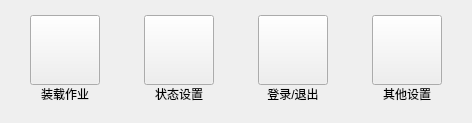
       <widget class="QWidget" name="controlMainPage">
        <layout class="QGridLayout" name="gridLayout_3">
         <property name="leftMargin">
          <number>30</number>
         </property>
         <property name="topMargin">
          <number>15</number>
         </property>
         <property name="rightMargin">
          <number>30</number>
         </property>
         <property name="bottomMargin">
          <number>20</number>
         </property>
         <property name="horizontalSpacing">
          <number>44</number>
         </property>
         <item row="0" column="0">
          <layout class="QVBoxLayout" name="verticalLayout_5">
           <property name="spacing">
            <number>0</number>
           </property>
           <item>
            <widget class="QPushButton" name="loadWorkSetBtn">
             <property name="minimumSize">
              <size>
               <width>70</width>
               <height>70</height>
              </size>
             </property>
             <property name="maximumSize">
              <size>
               <width>70</width>
               <height>70</height>
              </size>
             </property>
             <property name="text">
              <string/>
             </property>
             <property name="autoRepeatDelay">
              <number>500</number>
             </property>
             <property name="autoRepeatInterval">
              <number>200</number>
             </property>
            </widget>
           </item>
           <item>
            <widget class="QLabel" name="loadWorkSetBtnLabel">
             <property name="maximumSize">
              <size>
               <width>70</width>
               <height>16777215</height>
              </size>
             </property>
             <property name="text">
              <string>装载作业</string>
             </property>
             <property name="alignment">
              <set>Qt::AlignCenter</set>
             </property>
            </widget>
           </item>
          </layout>
         </item>
         <item row="0" column="1">
          <layout class="QVBoxLayout" name="verticalLayout_6">
           <property name="spacing">
            <number>0</number>
           </property>
           <item>
            <widget class="QPushButton" name="stateSetBtn">
             <property name="minimumSize">
              <size>
               <width>70</width>
               <height>70</height>
              </size>
             </property>
             <property name="maximumSize">
              <size>
               <width>70</width>
               <height>70</height>
              </size>
             </property>
             <property name="text">
              <string/>
             </property>
             <property name="autoRepeatDelay">
              <number>500</number>
             </property>
             <property name="autoRepeatInterval">
              <number>200</number>
             </property>
            </widget>
           </item>
           <item>
            <widget class="QLabel" name="stateSetBtnLabel">
             <property name="maximumSize">
              <size>
               <width>70</width>
               <height>16777215</height>
              </size>
             </property>
             <property name="text">
              <string>状态设置</string>
             </property>
             <property name="alignment">
              <set>Qt::AlignCenter</set>
             </property>
            </widget>
           </item>
          </layout>
         </item>
         <item row="0" column="2">
          <layout class="QVBoxLayout" name="verticalLayout_7">
           <property name="spacing">
            <number>0</number>
           </property>
           <item>
            <widget class="QPushButton" name="loginOutBtn">
             <property name="minimumSize">
              <size>
               <width>70</width>
               <height>70</height>
              </size>
             </property>
             <property name="maximumSize">
              <size>
               <width>70</width>
               <height>70</height>
              </size>
             </property>
             <property name="text">
              <string/>
             </property>
             <property name="autoRepeatDelay">
              <number>500</number>
             </property>
             <property name="autoRepeatInterval">
              <number>200</number>
             </property>
            </widget>
           </item>
           <item>
            <widget class="QLabel" name="loginOutBtnLabel">
             <property name="maximumSize">
              <size>
               <width>70</width>
               <height>16777215</height>
              </size>
             </property>
             <property name="text">
              <string>登录/退出</string>
             </property>
             <property name="alignment">
              <set>Qt::AlignCenter</set>
             </property>
            </widget>
           </item>
          </layout>
         </item>
         <item row="0" column="3">
          <layout class="QVBoxLayout" name="verticalLayout_8">
           <property name="spacing">
            <number>0</number>
           </property>
           <item>
            <widget class="QPushButton" name="otherSetBtn">
             <property name="minimumSize">
              <size>
               <width>70</width>
               <height>70</height>
              </size>
             </property>
             <property name="maximumSize">
              <size>
               <width>70</width>
               <height>70</height>
              </size>
             </property>
             <property name="text">
              <string/>
             </property>
             <property name="autoRepeatDelay">
              <number>500</number>
             </property>
             <property name="autoRepeatInterval">
              <number>200</number>
             </property>
            </widget>
           </item>
           <item>
            <widget class="QLabel" name="otherSetBtnLabel">
             <property name="maximumSize">
              <size>
               <width>70</width>
               <height>16777215</height>
              </size>
             </property>
             <property name="text">
              <string>其他设置</string>
             </property>
             <property name="alignment">
              <set>Qt::AlignCenter</set>
             </property>
            </widget>
           </item>
          </layout>
         </item>
        </layout>
       </widget>
